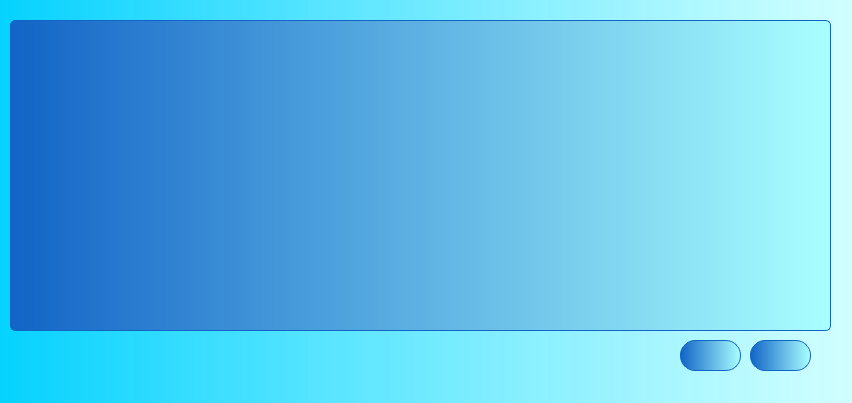
<?xml version="1.0" encoding="UTF-8"?>
<ui version="4.0">
 <class>clientes</class>
 <widget class="QDialog" name="clientes">
  <property name="geometry">
   <rect>
    <x>0</x>
    <y>0</y>
    <width>852</width>
    <height>403</height>
   </rect>
  </property>
  <property name="windowTitle">
   <string>Dialog</string>
  </property>
  <property name="styleSheet">
   <string notr="true">QWidget{
background-color: qlineargradient(spread:pad, x1:0, y1:0, x2:1, y2:0, stop:0 rgba(0, 209, 255, 220), stop:1 rgba(209, 255, 255, 255));
}


QPushButton {
background-color: qlineargradient(spread:reflect, x1:0, y1:0, x2:1, y2:0, stop:0 rgba(18, 100, 198, 255), stop:1 rgba(169, 255, 255, 255));
border-style: solid;
border-width: 1px;
border-color: rgb(18, 100, 198);
color: rgb(255, 255, 255);
border-radius: 15px;

}

QPushButton:hover{	
	background-color: qradialgradient(spread:reflect, cx:0.5, cy:0.5, radius:0.5, fx:0.5, fy:0.5, stop:0 rgba(169, 255, 255, 255), stop:1 rgba(18, 100, 198, 255));
    border-style: solid;
border-width: 1px;
border-color: rgb(18, 100, 198);
color: rgb(255, 255, 255);
border-radius: 15px;
}

QPushButton:pressed{
	
	background-color: rgb(123, 117, 179);
    border-style: outset;
    border-width: 2px;
    border-radius: 5px;
    border-color: gray;
    font: bold 10px;
    padding: 20px;
}</string>
  </property>
  <widget class="QTableWidget" name="local">
   <property name="geometry">
    <rect>
     <x>10</x>
     <y>20</y>
     <width>821</width>
     <height>311</height>
    </rect>
   </property>
   <property name="styleSheet">
    <string notr="true">background-color: qlineargradient(spread:reflect, x1:0, y1:0, x2:1, y2:0, stop:0 rgba(18, 100, 198, 255), stop:1 rgba(169, 255, 255, 255));
border-style: solid;
border-width: 1px;
border-color: rgb(18, 100, 198);
color: rgb(255, 255, 255);
border-radius: 5px;
font: 63 10pt &quot;Yu Gothic UI Semibold&quot;;
color: rgb(0, 0, 0);</string>
   </property>
   <property name="editTriggers">
    <set>QAbstractItemView::NoEditTriggers</set>
   </property>
  </widget>
  <widget class="QPushButton" name="editar">
   <property name="geometry">
    <rect>
     <x>680</x>
     <y>340</y>
     <width>61</width>
     <height>31</height>
    </rect>
   </property>
   <property name="toolTip">
    <string/>
   </property>
   <property name="styleSheet">
    <string notr="true"/>
   </property>
   <property name="text">
    <string/>
   </property>
   <property name="icon">
    <iconset resource="imagens.qrc">
     <normaloff>:/icons_inciais/imagens/edit.fw.png</normaloff>:/icons_inciais/imagens/edit.fw.png</iconset>
   </property>
   <property name="iconSize">
    <size>
     <width>100</width>
     <height>25</height>
    </size>
   </property>
  </widget>
  <widget class="QPushButton" name="excluir">
   <property name="geometry">
    <rect>
     <x>750</x>
     <y>340</y>
     <width>61</width>
     <height>31</height>
    </rect>
   </property>
   <property name="styleSheet">
    <string notr="true"/>
   </property>
   <property name="text">
    <string/>
   </property>
   <property name="icon">
    <iconset resource="imagens.qrc">
     <normaloff>:/icons_inciais/imagens/excluir.fw.png</normaloff>:/icons_inciais/imagens/excluir.fw.png</iconset>
   </property>
   <property name="iconSize">
    <size>
     <width>100</width>
     <height>25</height>
    </size>
   </property>
  </widget>
 </widget>
 <resources>
  <include location="imagens.qrc"/>
 </resources>
 <connections/>
</ui>
